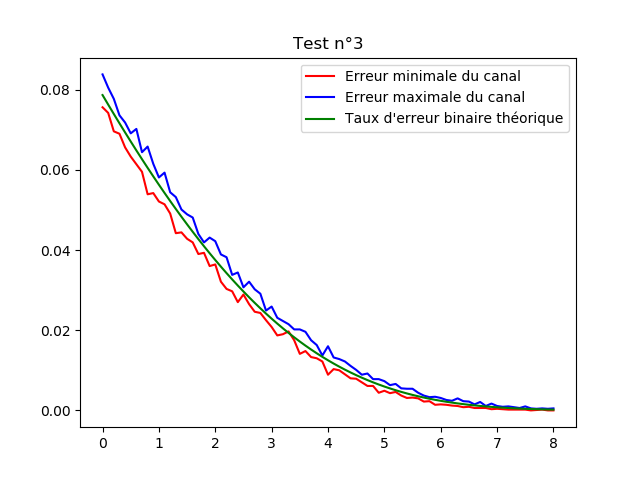

This figure's Julia source:
teb_max = zeros(81);
teb_min = zeros(81);

taille_message = 10000;
surechantillonnage = 30;
taille_formant = 30;
formant_base = formantcos(surechantillonnage*taille_formant+1, surechantillonnage);
formant_filtre = formantcos(surechantillonnage*taille_formant+1, surechantillonnage);

x_canal = collect(-6:0.01:6);
canal = zeros(length(x_canal));
mid = Int((length(x_canal) + 1)/2);
canal[mid] = 10;

for x = collect(0:0.1:8)
    i = Int(x*10) + 1
    current_teb_min = 1;
    current_teb_max = 0;
    for y = collect(1:10)
        temp_teb = erreur_canal(x, taille_message, surechantillonnage, formant_base, formant_filtre, canal);
        if temp_teb > current_teb_max
            current_teb_max = temp_teb;
        end
        if temp_teb < current_teb_min
            current_teb_min = temp_teb;
        end
    end
    teb_min[i] = current_teb_min;
    teb_max[i] = current_teb_max;
end
x = collect(0:0.1:8)

y = zeros(length(x))
for i = collect(1:length(x))
    y[i] = 0.5 * erfc(sqrt(10^(x[i]/10)))
end

plot(x, teb_min, "red", x, teb_max, "blue", x, y, "green")
title("Test n°3")
legend(["Erreur minimale du canal", "Erreur maximale du canal", "Taux d'erreur binaire théorique"])
savefig("data/courbe_canal_simulee_test3.png")
